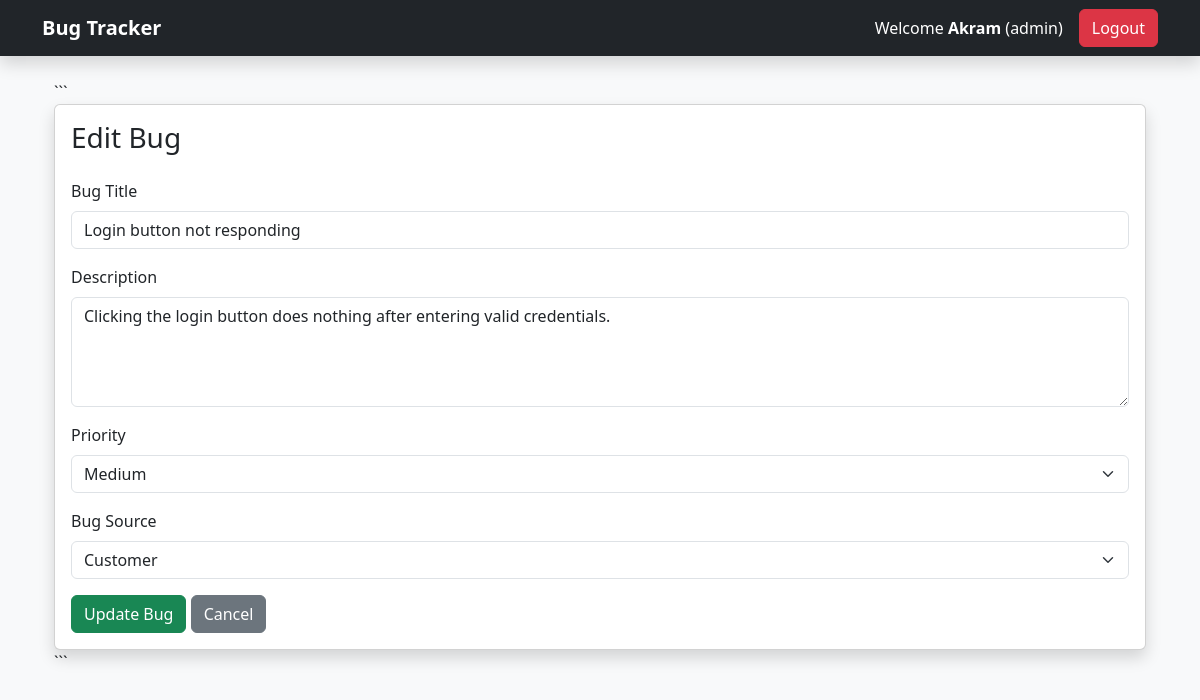
Page /edit_bug/1 (signed in) on the committed database.
### models.py (models this page shows)
class Bug(db.Model):
    __tablename__ = "bug"
    id = db.Column(db.Integer, primary_key=True)
    title = db.Column(db.String(200), nullable=False)
    description = db.Column(db.Text, nullable=False)
    priority = db.Column(db.String(50))
    bug_source = db.Column(db.String(100))
    status = db.Column(db.String(50), default="Open")
    created_by_id = db.Column(
        db.Integer,
        db.ForeignKey("user.id")
    )
    assigned_to_id = db.Column(
        db.Integer,
        db.ForeignKey("user.id")
    )
    assigned_to = db.relationship(
    "User",
    foreign_keys=[assigned_to_id]
)
    created_at = db.Column(
        db.DateTime,
        default=datetime.utcnow
    )
    comments = db.relationship(
        "Comment",
        backref="bug",
        lazy=True,
        cascade="all, delete-orphan"
    )

### app.py (the view, shortened to what this page needs)
@app.route("/edit_bug/<int:id>", methods=["GET", "POST"])
def edit_bug(id):
    if "user_id" not in session:
        return redirect("/login")
    bug = Bug.query.get_or_404(id)
    role = session["role"].lower()
    if role == "admin":
        pass
    elif role == "tester":
        if bug.created_by_id != session["user_id"]:
            return redirect("/dashboard")
    else:
        return redirect("/dashboard")
    return render_template(
        "edit_bug.html",
        bug=bug
    )

### templates/edit_bug.html (shortened to what this page needs)
{% extends 'base.html' %}
{% block content %}
<div class="container mt-4">
```
<div class="card shadow">
    <div class="card-body">
        <h3 class="mb-4">
            Edit Bug
        </h3>
        <form method="POST">
            <div class="mb-3">
                <label class="form-label">
                    Bug Title
                </label>
                <input
                    type="text"
                    name="title"
                    class="form-control"
                    value="{{ bug.title }}"
                    required
                >
            </div>
            <div class="mb-3">
                <label class="form-label">
                    Description
                </label>
                <textarea
                    name="description"
                    class="form-control"
                    rows="4"
                    required>{{ bug.description }}</textarea>
            </div>
            <div class="mb-3">
                <label class="form-label">
                    Priority
                </label>
                <select
                    name="priority"
                    class="form-select"
                    required>
                    <option value="Medium"
                        {% if bug.priority == "Medium" %}
                        selected
                        {% endif %}>
                        Medium
                    </option>
                </select>
            </div>
            <div class="mb-3">
                <label class="form-label">
                    Bug Source
                </label>
                <select
                    name="bug_source"
                    class="form-select"
                    required>
                    <option value="Customer"
                        >
                        Customer
                    </option>
                </select>
            </div>
            <button
                type="submit"
                class="btn btn-success">
                Update Bug
            </button>
            <a href="/dashboard"
               class="btn btn-secondary">
                Cancel
            </a>
        </form>
    </div>
</div>
```
</div>
{% endblock %}

### rows in the picture
Bug: title "Login button not responding", description "Clicking the login button does nothing after entering valid credentials.", priority "Medium"

### other values in the picture
{{ session['username'] }} "Akram"
{{ session['role'] }} "admin"
